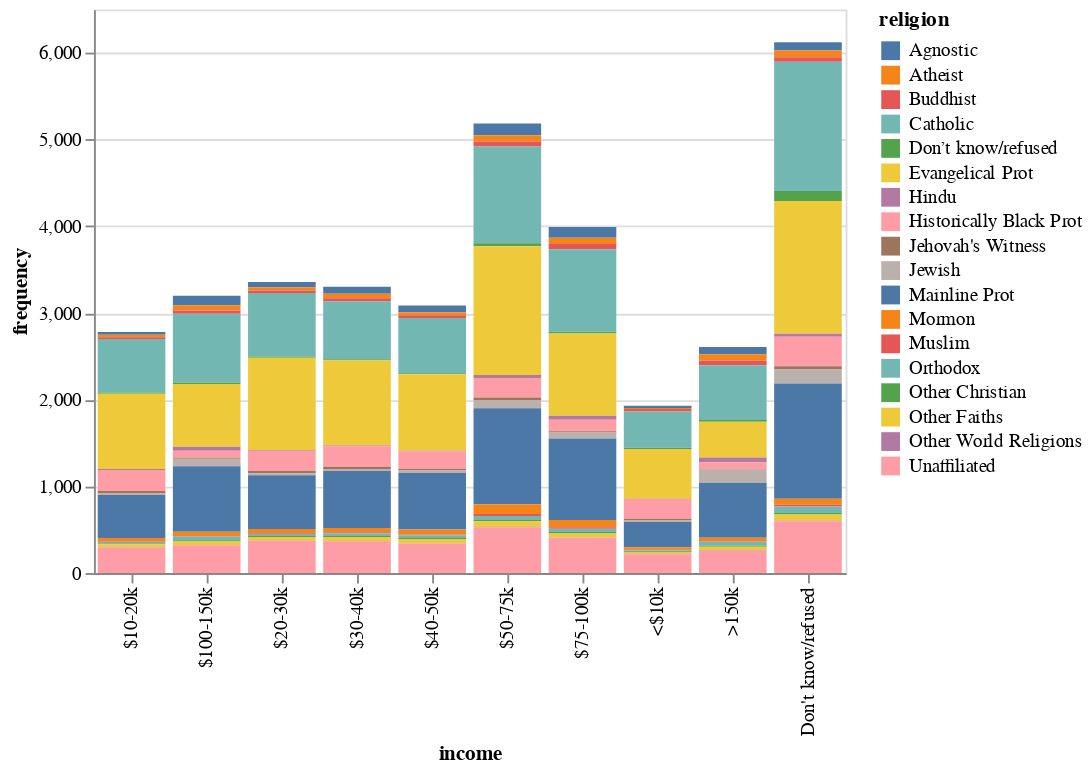

Notebook source saved alongside this figure:
### Markdown cell above
There are multiple ways to visualize it but here we draw a stacked bar chart showing frequencies for each income category with different colors for different religion. 

By using the [example code](https://altair-viz.github.io/gallery/stacked_bar_chart.html) on Altair website, create a stacked bar chart, looks like the following figure.

![Stacked Bar Chart](visualization.png)

### Code cell
# TODO: put your code here

chart.mark_bar().encode(
x='income', y='frequency', color='religion')

### Figure 1 — Vega-Lite specification as saved in the notebook (floating-point values rounded to 4 significant figures; data arrays with more than 128 entries replaced by an {"elided": "..."} marker saying what was removed)
{"$schema": "https://vega.github.io/schema/vega-lite/v2.6.0.json", "config": {"view": {"height": 300, "width": 400}}, "data": {"name": "data-35cb11bed41e71a31789f5b89f0de5ab"}, "datasets": {"data-35cb11bed41e71a31789f5b89f0de5ab": {"elided": "180 records"}}, "encoding": {"color": {"field": "religion", "type": "nominal"}, "x": {"field": "income", "type": "nominal"}, "y": {"field": "frequency", "type": "quantitative"}}, "mark": "bar"}
